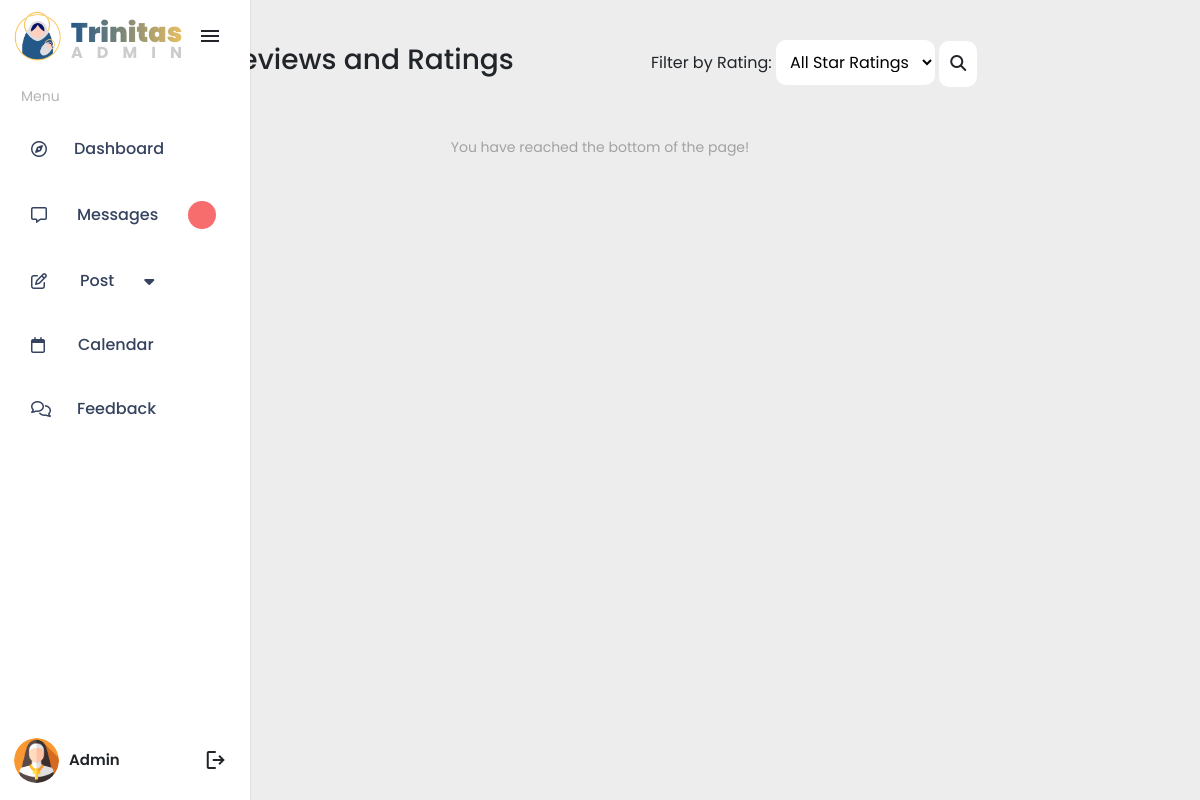
/admin-side/reviewFeedback.php (signed in), run on an earlier commit of the app's database.
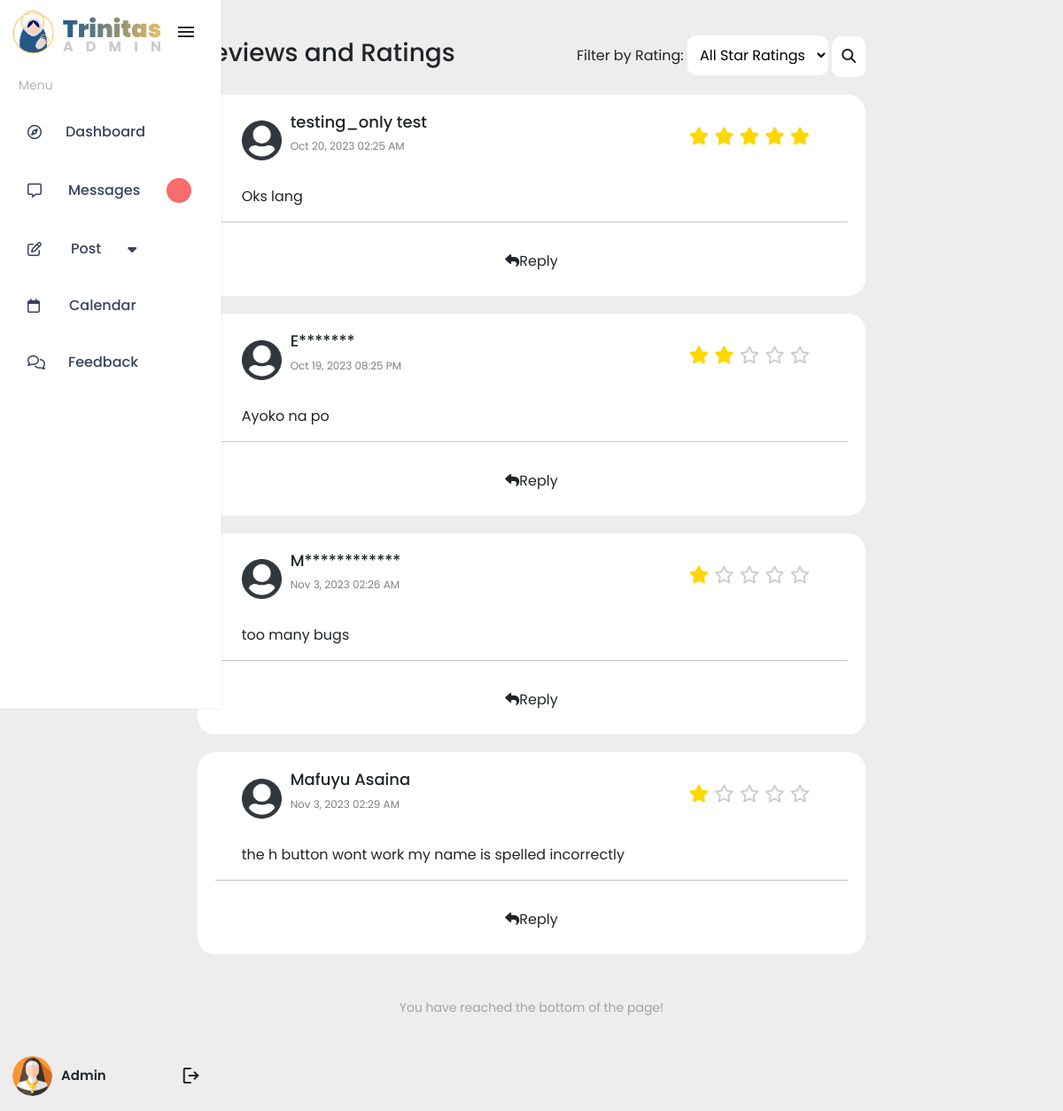
And on a later commit of the database.
### tables this page shows
CREATE TABLE `feedback` (
  `feedback_id` int(11) NOT NULL,
  `user_id` int(11) NOT NULL,
  `name` varchar(255) NOT NULL,
  `feedback_message` text NOT NULL,
  `rating` varchar(50) NOT NULL,
  `anonymous` varchar(1000) NOT NULL,
  `timestamp` timestamp NOT NULL DEFAULT current_timestamp()
);

### admin-side/reviewFeedback.php (the view, shortened to what this page needs)
<?php
$query = "SELECT * FROM feedback";
$result = $conn->query($query);
if (isset($_POST['applyFilter'])) {
    $filterRating = $_POST['filterRating'];
    $query = "SELECT * FROM feedback WHERE 1 ";
    if ($filterRating !== 'all') {
        $query .= "AND rating = :filterRating ";
    }
    $stmt = $conn->prepare($query);
    if ($filterRating !== 'all') {
        $stmt->bindParam(':filterRating', $filterRating);
    }
    $stmt->execute();
    $result = $stmt->fetchAll(PDO::FETCH_ASSOC);
} else {
    $query = "SELECT * FROM feedback";
    $result = $conn->query($query);
    $result = $result->fetchAll(PDO::FETCH_ASSOC);
}
?>
<!DOCTYPE html>
<html lang="en">
<head>
    <link rel="stylesheet" href="https://cdnjs.cloudflare.com/ajax/libs/font-awesome/6.4.0/css/all.min.css" />
    <link href="https://cdn.jsdelivr.net/npm/bootstrap@5.3.1/dist/css/bootstrap.min.css" rel="stylesheet">
    <link rel="stylesheet" href="./css/admin_style.css">
</head>
<body style="overflow-x: hidden;">
    <section class="reviews">
        <?php
        include("./admin_sidebar.php");
        ?>
        <div class="reviews-container">
            <div class="col-md-8 offset-md-2">
                <div class="user_reviews">
                    <h1>Reviews and Ratings</h1>
                    <form class="filter-container" id="filterForm" method="post">
                        <label for="filterRating">Filter by Rating:</label>
                        <select class="filter_option" name="filterRating" id="filterRating">
                            <option class="filter_value" value="all">All Star Ratings</option>
                        </select>
                        <button class="btn btn-search search-button" type="submit" name="applyFilter">
                            <i class="fa-solid fa-magnifying-glass"></i>
                        </button>
                    </form>
                </div>
                <?php
                foreach ($result as $row) {
                    $feedback_id = $row['feedback_id'];
                    $name = $row['name'];
                    $feedback_message = $row['feedback_message'];
                    $rating = $row['rating'];
                    $anonymous = $row['anonymous'];
                    $timestamp = $row['timestamp'];
                    $formattedTimestamp = date("M j, Y h:i A", strtotime($timestamp));
                ?>
                    <div class="review-card" data-review-id="<?php echo $reviewId; ?>">
                        <div class="user-profile">
                            <div class="posted">
                                <div class="profile-pic">
                                    <img src="../images/user.png" width="45px" height="45px" alt="" srcset="">
                                </div>
                                <div class="profile-details">
                                    <h5><?php echo $anonymous == 1 ? substr($name, 0, 1) . str_repeat("*", strlen($name) - 1) : $name; ?></h5>
                                    <p><?php echo $formattedTimestamp; ?></p>
                                </div>
                            </div>
                            <div class="star-rating">
                                <span class="material-symbols-rounded">
                                    <?php
                                    for ($i = 1; $i <= 5; $i++) {
                                        if ($i <= $rating) {
                                            echo '<i class="fa-solid fa-star"></i>';
                                        } else {
                                            echo '<i class="fa-regular fa-star"></i>';
                                        }
                                    }
                                    ?>
                                </span>
                            </div>
                        </div>
                        <div class="review-description">
                            <p><?php echo $feedback_message; ?></p>
                        </div>
                        <hr>
                        <div class="review-actions col-md-12 d-grid gap-0 d-md-flex justify-content-md-center">
                            <div class="reply">
                                <button class="btn btn-reply reply-button" name="reply" type="reply" data-feedback-id="<?php echo $feedback_id; ?>">
                                    <i class="fa-solid fa-reply"></i>Reply
                                </button>
                            </div>
                        </div>
                    </div>
                <?php
                }
                ?>
                <div class="reach-bottom-text">
                    <p>You have reached the bottom of the page!</p>
                </div>
            </div>
        </div>
    </section>
</body>
</html>

What changed in the data, as far as the page shows it:
added feedback: name "testing_only test", timestamp "Oct 20, 2023 02:25 AM", rating "Bad" (drawn), feedback_message "Oks lang"
added feedback: name "E", name "*******", timestamp "Oct 19, 2023 08:25 PM", rating "2" (drawn), feedback_message "Ayoko na po"
added feedback: name "M", name "************", timestamp "Nov 3, 2023 02:26 AM", rating "1" (drawn), feedback_message "too many bugs"
added feedback: name "Mafuyu Asaina", timestamp "Nov 3, 2023 02:29 AM", rating "1" (drawn), feedback_message "the h button wont work my name is spelled incorrectly"
